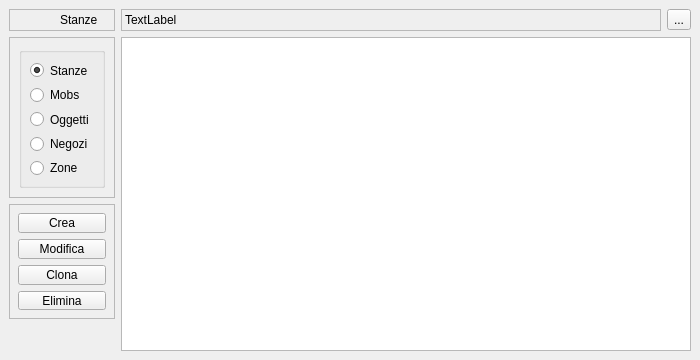
<?xml version="1.0" encoding="UTF-8"?>
<ui version="4.0">
 <class>GuiArea</class>
 <widget class="QMainWindow" name="GuiArea">
  <property name="geometry">
   <rect>
    <x>0</x>
    <y>0</y>
    <width>700</width>
    <height>360</height>
   </rect>
  </property>
  <property name="windowTitle">
   <string>MainWindow</string>
  </property>
  <widget class="QWidget" name="centralWidget">
   <layout class="QGridLayout">
    <property name="leftMargin">
     <number>9</number>
    </property>
    <property name="topMargin">
     <number>9</number>
    </property>
    <property name="rightMargin">
     <number>9</number>
    </property>
    <property name="bottomMargin">
     <number>9</number>
    </property>
    <property name="spacing">
     <number>6</number>
    </property>
    <item row="2" column="0">
     <widget class="QFrame" name="frame">
      <property name="sizePolicy">
       <sizepolicy hsizetype="Minimum" vsizetype="Preferred">
        <horstretch>0</horstretch>
        <verstretch>0</verstretch>
       </sizepolicy>
      </property>
      <property name="minimumSize">
       <size>
        <width>0</width>
        <height>16</height>
       </size>
      </property>
      <property name="maximumSize">
       <size>
        <width>16777215</width>
        <height>16777215</height>
       </size>
      </property>
      <property name="frameShape">
       <enum>QFrame::StyledPanel</enum>
      </property>
      <property name="frameShadow">
       <enum>QFrame::Sunken</enum>
      </property>
      <layout class="QVBoxLayout">
       <property name="spacing">
        <number>6</number>
       </property>
       <property name="leftMargin">
        <number>8</number>
       </property>
       <property name="topMargin">
        <number>8</number>
       </property>
       <property name="rightMargin">
        <number>8</number>
       </property>
       <property name="bottomMargin">
        <number>8</number>
       </property>
       <item>
        <widget class="QPushButton" name="mp_pbNew">
         <property name="text">
          <string>Crea</string>
         </property>
        </widget>
       </item>
       <item>
        <widget class="QPushButton" name="mp_pbEdit">
         <property name="text">
          <string>Modifica</string>
         </property>
        </widget>
       </item>
       <item>
        <widget class="QPushButton" name="mp_pbClone">
         <property name="text">
          <string>Clona</string>
         </property>
        </widget>
       </item>
       <item>
        <widget class="QPushButton" name="mp_pbRemove">
         <property name="text">
          <string>Elimina</string>
         </property>
        </widget>
       </item>
      </layout>
     </widget>
    </item>
    <item row="1" column="0">
     <widget class="QFrame" name="mp_frameVisual">
      <property name="sizePolicy">
       <sizepolicy hsizetype="Minimum" vsizetype="Preferred">
        <horstretch>0</horstretch>
        <verstretch>0</verstretch>
       </sizepolicy>
      </property>
      <property name="minimumSize">
       <size>
        <width>0</width>
        <height>16</height>
       </size>
      </property>
      <property name="maximumSize">
       <size>
        <width>16777215</width>
        <height>16777215</height>
       </size>
      </property>
      <property name="autoFillBackground">
       <bool>false</bool>
      </property>
      <property name="frameShape">
       <enum>QFrame::StyledPanel</enum>
      </property>
      <property name="frameShadow">
       <enum>QFrame::Sunken</enum>
      </property>
      <layout class="QGridLayout">
       <property name="leftMargin">
        <number>9</number>
       </property>
       <property name="topMargin">
        <number>9</number>
       </property>
       <property name="rightMargin">
        <number>9</number>
       </property>
       <property name="bottomMargin">
        <number>9</number>
       </property>
       <property name="spacing">
        <number>6</number>
       </property>
       <item row="0" column="0">
        <widget class="QGroupBox" name="mp_gbChangeView">
         <property name="sizePolicy">
          <sizepolicy hsizetype="Minimum" vsizetype="Preferred">
           <horstretch>0</horstretch>
           <verstretch>0</verstretch>
          </sizepolicy>
         </property>
         <property name="minimumSize">
          <size>
           <width>0</width>
           <height>135</height>
          </size>
         </property>
         <property name="maximumSize">
          <size>
           <width>16777215</width>
           <height>16777215</height>
          </size>
         </property>
         <property name="autoFillBackground">
          <bool>true</bool>
         </property>
         <property name="title">
          <string/>
         </property>
         <property name="alignment">
          <set>Qt::AlignHCenter</set>
         </property>
         <property name="flat">
          <bool>false</bool>
         </property>
         <layout class="QVBoxLayout">
          <property name="spacing">
           <number>6</number>
          </property>
          <property name="leftMargin">
           <number>8</number>
          </property>
          <property name="topMargin">
           <number>8</number>
          </property>
          <property name="rightMargin">
           <number>8</number>
          </property>
          <property name="bottomMargin">
           <number>8</number>
          </property>
          <item>
           <widget class="QRadioButton" name="mp_rbViewRooms">
            <property name="sizePolicy">
             <sizepolicy hsizetype="Preferred" vsizetype="Fixed">
              <horstretch>0</horstretch>
              <verstretch>0</verstretch>
             </sizepolicy>
            </property>
            <property name="text">
             <string>Stanze</string>
            </property>
            <property name="checked">
             <bool>true</bool>
            </property>
           </widget>
          </item>
          <item>
           <widget class="QRadioButton" name="mp_rbViewMobs">
            <property name="sizePolicy">
             <sizepolicy hsizetype="Preferred" vsizetype="Fixed">
              <horstretch>0</horstretch>
              <verstretch>0</verstretch>
             </sizepolicy>
            </property>
            <property name="text">
             <string>Mobs</string>
            </property>
           </widget>
          </item>
          <item>
           <widget class="QRadioButton" name="mp_rbViewItems">
            <property name="sizePolicy">
             <sizepolicy hsizetype="Preferred" vsizetype="Fixed">
              <horstretch>0</horstretch>
              <verstretch>0</verstretch>
             </sizepolicy>
            </property>
            <property name="text">
             <string>Oggetti</string>
            </property>
           </widget>
          </item>
          <item>
           <widget class="QRadioButton" name="mp_rbViewShops">
            <property name="sizePolicy">
             <sizepolicy hsizetype="Preferred" vsizetype="Fixed">
              <horstretch>0</horstretch>
              <verstretch>0</verstretch>
             </sizepolicy>
            </property>
            <property name="text">
             <string>Negozi</string>
            </property>
           </widget>
          </item>
          <item>
           <widget class="QRadioButton" name="mp_rbViewZones">
            <property name="sizePolicy">
             <sizepolicy hsizetype="Preferred" vsizetype="Fixed">
              <horstretch>0</horstretch>
              <verstretch>0</verstretch>
             </sizepolicy>
            </property>
            <property name="text">
             <string>Zone</string>
            </property>
           </widget>
          </item>
         </layout>
        </widget>
       </item>
      </layout>
     </widget>
    </item>
    <item row="3" column="0">
     <spacer>
      <property name="orientation">
       <enum>Qt::Vertical</enum>
      </property>
      <property name="sizeHint" stdset="0">
       <size>
        <width>20</width>
        <height>40</height>
       </size>
      </property>
     </spacer>
    </item>
    <item row="1" column="1" rowspan="3">
     <widget class="QTreeWidget" name="mp_twObjectList">
      <property name="rootIsDecorated">
       <bool>false</bool>
      </property>
      <property name="itemsExpandable">
       <bool>false</bool>
      </property>
      <property name="columnCount">
       <number>0</number>
      </property>
     </widget>
    </item>
    <item row="0" column="1">
     <layout class="QHBoxLayout">
      <property name="spacing">
       <number>6</number>
      </property>
      <property name="leftMargin">
       <number>0</number>
      </property>
      <property name="topMargin">
       <number>0</number>
      </property>
      <property name="rightMargin">
       <number>0</number>
      </property>
      <property name="bottomMargin">
       <number>0</number>
      </property>
      <item>
       <widget class="QLabel" name="mp_labelFile">
        <property name="sizePolicy">
         <sizepolicy hsizetype="Expanding" vsizetype="Preferred">
          <horstretch>0</horstretch>
          <verstretch>0</verstretch>
         </sizepolicy>
        </property>
        <property name="minimumSize">
         <size>
          <width>300</width>
          <height>22</height>
         </size>
        </property>
        <property name="frameShape">
         <enum>QFrame::StyledPanel</enum>
        </property>
        <property name="frameShadow">
         <enum>QFrame::Sunken</enum>
        </property>
        <property name="text">
         <string>TextLabel</string>
        </property>
       </widget>
      </item>
      <item>
       <widget class="QToolButton" name="mp_tbChangeFile">
        <property name="text">
         <string>...</string>
        </property>
       </widget>
      </item>
     </layout>
    </item>
    <item row="0" column="0">
     <widget class="QLabel" name="mp_labelPage">
      <property name="sizePolicy">
       <sizepolicy hsizetype="Minimum" vsizetype="Preferred">
        <horstretch>0</horstretch>
        <verstretch>0</verstretch>
       </sizepolicy>
      </property>
      <property name="minimumSize">
       <size>
        <width>60</width>
        <height>22</height>
       </size>
      </property>
      <property name="frameShape">
       <enum>QFrame::StyledPanel</enum>
      </property>
      <property name="frameShadow">
       <enum>QFrame::Sunken</enum>
      </property>
      <property name="text">
       <string>Stanze  </string>
      </property>
      <property name="alignment">
       <set>Qt::AlignRight|Qt::AlignTrailing|Qt::AlignVCenter</set>
      </property>
      <property name="margin">
       <number>0</number>
      </property>
      <property name="indent">
       <number>10</number>
      </property>
     </widget>
    </item>
   </layout>
  </widget>
 </widget>
 <tabstops>
  <tabstop>mp_twObjectList</tabstop>
  <tabstop>mp_tbChangeFile</tabstop>
  <tabstop>mp_rbViewRooms</tabstop>
  <tabstop>mp_rbViewMobs</tabstop>
  <tabstop>mp_rbViewItems</tabstop>
  <tabstop>mp_rbViewShops</tabstop>
  <tabstop>mp_rbViewZones</tabstop>
  <tabstop>mp_pbNew</tabstop>
  <tabstop>mp_pbEdit</tabstop>
  <tabstop>mp_pbClone</tabstop>
  <tabstop>mp_pbRemove</tabstop>
 </tabstops>
 <resources/>
 <connections/>
</ui>
